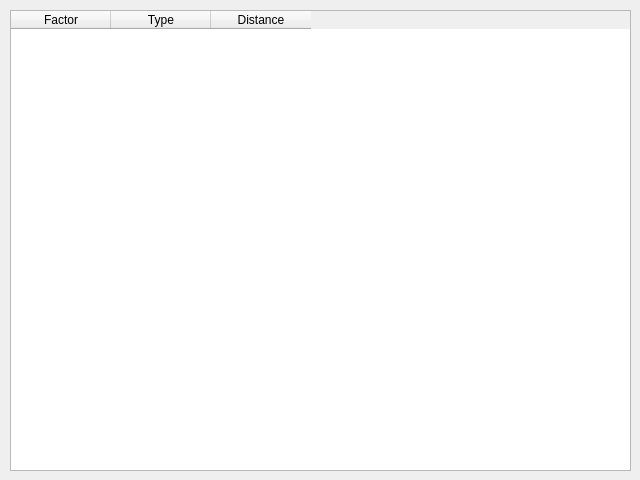
<?xml version="1.0" encoding="UTF-8"?>
<ui version="4.0">
 <class>dlgImpacts</class>
 <widget class="QDialog" name="dlgImpacts">
  <property name="geometry">
   <rect>
    <x>0</x>
    <y>0</y>
    <width>640</width>
    <height>480</height>
   </rect>
  </property>
  <property name="windowTitle">
   <string>Impacts Table</string>
  </property>
  <widget class="QTableWidget" name="tableWidget">
   <property name="geometry">
    <rect>
     <x>10</x>
     <y>10</y>
     <width>621</width>
     <height>461</height>
    </rect>
   </property>
   <property name="alternatingRowColors">
    <bool>true</bool>
   </property>
   <column>
    <property name="text">
     <string>Factor</string>
    </property>
   </column>
   <column>
    <property name="text">
     <string>Type</string>
    </property>
   </column>
   <column>
    <property name="text">
     <string>Distance</string>
    </property>
   </column>
  </widget>
 </widget>
 <resources/>
 <connections/>
</ui>
